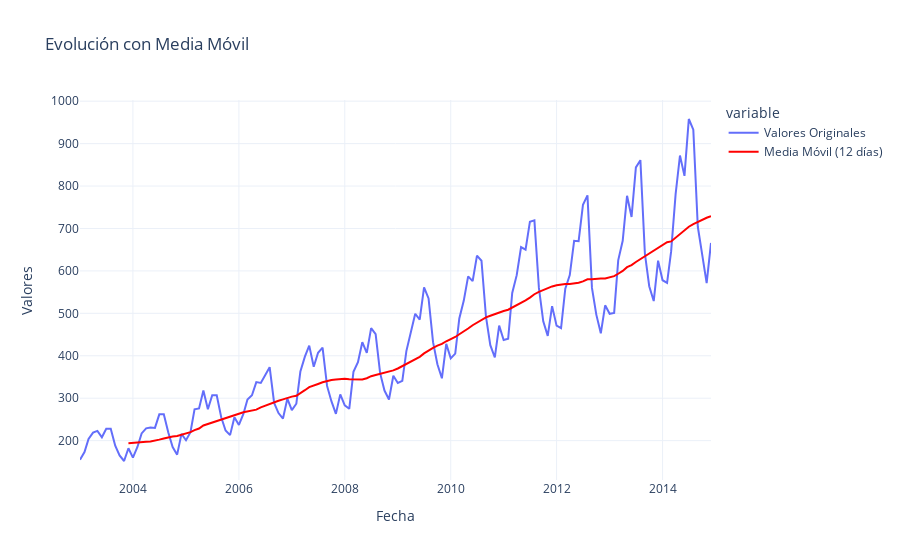

This figure's notebook cell:
### Code cell
# visualizamos la media movil
analisis_st.graficar_media_movil(window=12)

### Figure 1 — Plotly figure (JSON) as saved in the notebook; plotly's stock layout.template omitted (floating-point values rounded to 4 significant figures; data arrays with more than 128 entries replaced by an {"elided": "..."} marker saying what was removed)
{"data": [{"hovertemplate": "variable=Number_Trucks_Sold<br>Fecha=%{x}<br>value=%{y}<extra></extra>", "legendgroup": "Number_Trucks_Sold", "line": {"color": "#636efa", "dash": "solid"}, "marker": {"symbol": "circle"}, "mode": "lines", "name": "Valores Originales", "orientation": "v", "showlegend": true, "type": "scatter", "x": {"elided": "144 str values"}, "xaxis": "x", "y": {"elided": "144 int values"}, "yaxis": "y"}, {"hovertemplate": "variable=rolling_window<br>Fecha=%{x}<br>value=%{y}<extra></extra>", "legendgroup": "rolling_window", "line": {"color": "red", "dash": "solid"}, "marker": {"symbol": "circle"}, "mode": "lines", "name": "Media Móvil (12 días)", "orientation": "v", "showlegend": true, "type": "scatter", "x": {"elided": "144 str values"}, "xaxis": "x", "y": {"elided": "144 float values"}, "yaxis": "y"}], "layout": {"legend": {"title": {"text": "variable"}, "tracegroupgap": 0}, "title": {"text": "Evolución con Media Móvil"}, "xaxis": {"anchor": "y", "domain": [0, 1], "title": {"text": "Fecha"}}, "yaxis": {"anchor": "x", "domain": [0, 1], "title": {"text": "Valores"}}}}
